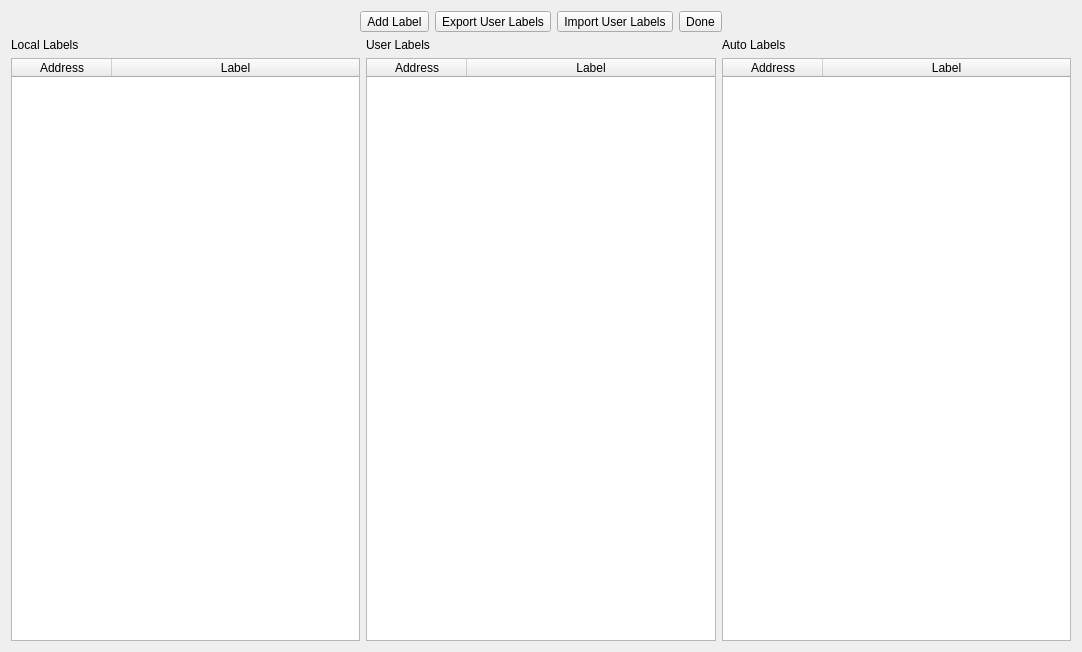
<?xml version="1.0" encoding="UTF-8"?>
<ui version="4.0">
 <class>labelswindow</class>
 <widget class="QDialog" name="labelswindow">
  <property name="geometry">
   <rect>
    <x>0</x>
    <y>0</y>
    <width>1082</width>
    <height>652</height>
   </rect>
  </property>
  <property name="windowTitle">
   <string>Labels</string>
  </property>
  <layout class="QVBoxLayout" name="verticalLayout_4">
   <item>
    <layout class="QHBoxLayout" name="horizontalLayout">
     <item>
      <spacer name="horizontalSpacer">
       <property name="orientation">
        <enum>Qt::Horizontal</enum>
       </property>
       <property name="sizeHint" stdset="0">
        <size>
         <width>40</width>
         <height>20</height>
        </size>
       </property>
      </spacer>
     </item>
     <item>
      <widget class="QToolButton" name="addLabelButton">
       <property name="focusPolicy">
        <enum>Qt::NoFocus</enum>
       </property>
       <property name="text">
        <string>Add Label</string>
       </property>
       <property name="icon">
        <iconset resource="frida.qrc">
         <normaloff>:/icons/icons/label.png</normaloff>:/icons/icons/label.png</iconset>
       </property>
       <property name="shortcut">
        <string>Alt+A</string>
       </property>
       <property name="toolButtonStyle">
        <enum>Qt::ToolButtonTextBesideIcon</enum>
       </property>
      </widget>
     </item>
     <item>
      <widget class="QToolButton" name="exportButton">
       <property name="focusPolicy">
        <enum>Qt::NoFocus</enum>
       </property>
       <property name="text">
        <string>Export User Labels</string>
       </property>
       <property name="icon">
        <iconset resource="frida.qrc">
         <normaloff>:/icons/icons/label.png</normaloff>:/icons/icons/label.png</iconset>
       </property>
       <property name="shortcut">
        <string>Alt+E</string>
       </property>
       <property name="toolButtonStyle">
        <enum>Qt::ToolButtonTextBesideIcon</enum>
       </property>
      </widget>
     </item>
     <item>
      <widget class="QToolButton" name="importButton">
       <property name="focusPolicy">
        <enum>Qt::NoFocus</enum>
       </property>
       <property name="text">
        <string>Import User Labels</string>
       </property>
       <property name="icon">
        <iconset resource="frida.qrc">
         <normaloff>:/icons/icons/label.png</normaloff>:/icons/icons/label.png</iconset>
       </property>
       <property name="shortcut">
        <string>Alt+I</string>
       </property>
       <property name="toolButtonStyle">
        <enum>Qt::ToolButtonTextBesideIcon</enum>
       </property>
      </widget>
     </item>
     <item>
      <widget class="QToolButton" name="doneButton">
       <property name="focusPolicy">
        <enum>Qt::NoFocus</enum>
       </property>
       <property name="text">
        <string>Done</string>
       </property>
       <property name="icon">
        <iconset resource="frida.qrc">
         <normaloff>:/icons/icons/exit.png</normaloff>:/icons/icons/exit.png</iconset>
       </property>
       <property name="shortcut">
        <string>Esc</string>
       </property>
       <property name="toolButtonStyle">
        <enum>Qt::ToolButtonTextBesideIcon</enum>
       </property>
      </widget>
     </item>
     <item>
      <spacer name="horizontalSpacer_2">
       <property name="orientation">
        <enum>Qt::Horizontal</enum>
       </property>
       <property name="sizeHint" stdset="0">
        <size>
         <width>40</width>
         <height>20</height>
        </size>
       </property>
      </spacer>
     </item>
    </layout>
   </item>
   <item>
    <layout class="QHBoxLayout" name="horizontalLayout_2">
     <item>
      <layout class="QVBoxLayout" name="verticalLayout">
       <item>
        <widget class="QLabel" name="labelLocalLabels">
         <property name="text">
          <string>Local Labels</string>
         </property>
        </widget>
       </item>
       <item>
        <widget class="QTableWidget" name="tableLocalLabels">
         <property name="contextMenuPolicy">
          <enum>Qt::ActionsContextMenu</enum>
         </property>
         <property name="editTriggers">
          <set>QAbstractItemView::AnyKeyPressed|QAbstractItemView::DoubleClicked</set>
         </property>
         <property name="selectionMode">
          <enum>QAbstractItemView::SingleSelection</enum>
         </property>
         <property name="sortingEnabled">
          <bool>true</bool>
         </property>
         <attribute name="horizontalHeaderShowSortIndicator" stdset="0">
          <bool>true</bool>
         </attribute>
         <attribute name="horizontalHeaderStretchLastSection">
          <bool>true</bool>
         </attribute>
         <attribute name="verticalHeaderVisible">
          <bool>false</bool>
         </attribute>
         <attribute name="verticalHeaderDefaultSectionSize">
          <number>20</number>
         </attribute>
         <column>
          <property name="text">
           <string>Address</string>
          </property>
         </column>
         <column>
          <property name="text">
           <string>Label</string>
          </property>
         </column>
        </widget>
       </item>
      </layout>
     </item>
     <item>
      <layout class="QVBoxLayout" name="verticalLayout_2">
       <item>
        <widget class="QLabel" name="labelUserLabels">
         <property name="text">
          <string>User Labels</string>
         </property>
        </widget>
       </item>
       <item>
        <widget class="QTableWidget" name="tableUserLabels">
         <property name="contextMenuPolicy">
          <enum>Qt::ActionsContextMenu</enum>
         </property>
         <property name="editTriggers">
          <set>QAbstractItemView::AnyKeyPressed|QAbstractItemView::DoubleClicked</set>
         </property>
         <property name="selectionMode">
          <enum>QAbstractItemView::SingleSelection</enum>
         </property>
         <property name="sortingEnabled">
          <bool>true</bool>
         </property>
         <attribute name="horizontalHeaderShowSortIndicator" stdset="0">
          <bool>true</bool>
         </attribute>
         <attribute name="horizontalHeaderStretchLastSection">
          <bool>true</bool>
         </attribute>
         <attribute name="verticalHeaderVisible">
          <bool>false</bool>
         </attribute>
         <attribute name="verticalHeaderDefaultSectionSize">
          <number>20</number>
         </attribute>
         <column>
          <property name="text">
           <string>Address</string>
          </property>
         </column>
         <column>
          <property name="text">
           <string>Label</string>
          </property>
         </column>
        </widget>
       </item>
      </layout>
     </item>
     <item>
      <layout class="QVBoxLayout" name="verticalLayout_3">
       <item>
        <widget class="QLabel" name="labelAutoLabels">
         <property name="text">
          <string>Auto Labels</string>
         </property>
        </widget>
       </item>
       <item>
        <widget class="QTableWidget" name="tableAutoLabels">
         <property name="editTriggers">
          <set>QAbstractItemView::AnyKeyPressed|QAbstractItemView::DoubleClicked</set>
         </property>
         <property name="selectionMode">
          <enum>QAbstractItemView::SingleSelection</enum>
         </property>
         <property name="sortingEnabled">
          <bool>true</bool>
         </property>
         <attribute name="horizontalHeaderShowSortIndicator" stdset="0">
          <bool>true</bool>
         </attribute>
         <attribute name="horizontalHeaderStretchLastSection">
          <bool>true</bool>
         </attribute>
         <attribute name="verticalHeaderVisible">
          <bool>false</bool>
         </attribute>
         <attribute name="verticalHeaderDefaultSectionSize">
          <number>20</number>
         </attribute>
         <column>
          <property name="text">
           <string>Address</string>
          </property>
         </column>
         <column>
          <property name="text">
           <string>Label</string>
          </property>
         </column>
        </widget>
       </item>
      </layout>
     </item>
    </layout>
   </item>
  </layout>
  <action name="actionChange_To_Local_Label">
   <property name="text">
    <string>Change To Local Label</string>
   </property>
   <property name="shortcut">
    <string>L</string>
   </property>
  </action>
  <action name="actionChange_To_User_Label">
   <property name="text">
    <string>Change To User Label</string>
   </property>
   <property name="shortcut">
    <string>U</string>
   </property>
  </action>
  <action name="actionDelete_Label">
   <property name="text">
    <string>Delete Label</string>
   </property>
   <property name="shortcut">
    <string>Del</string>
   </property>
  </action>
 </widget>
 <resources>
  <include location="frida.qrc"/>
 </resources>
 <connections>
  <connection>
   <sender>actionChange_To_Local_Label</sender>
   <signal>triggered()</signal>
   <receiver>labelswindow</receiver>
   <slot>actionChange_To_Local_Label()</slot>
   <hints>
    <hint type="sourcelabel">
     <x>-1</x>
     <y>-1</y>
    </hint>
    <hint type="destinationlabel">
     <x>364</x>
     <y>240</y>
    </hint>
   </hints>
  </connection>
  <connection>
   <sender>actionChange_To_User_Label</sender>
   <signal>triggered()</signal>
   <receiver>labelswindow</receiver>
   <slot>actionChange_To_User_Label()</slot>
   <hints>
    <hint type="sourcelabel">
     <x>-1</x>
     <y>-1</y>
    </hint>
    <hint type="destinationlabel">
     <x>364</x>
     <y>240</y>
    </hint>
   </hints>
  </connection>
  <connection>
   <sender>actionDelete_Label</sender>
   <signal>triggered()</signal>
   <receiver>labelswindow</receiver>
   <slot>actionDelete_Label()</slot>
   <hints>
    <hint type="sourcelabel">
     <x>-1</x>
     <y>-1</y>
    </hint>
    <hint type="destinationlabel">
     <x>364</x>
     <y>240</y>
    </hint>
   </hints>
  </connection>
 </connections>
 <slots>
  <slot>actionChange_To_Local_Label()</slot>
  <slot>actionChange_To_User_Label()</slot>
  <slot>actionDelete_Label()</slot>
 </slots>
</ui>
